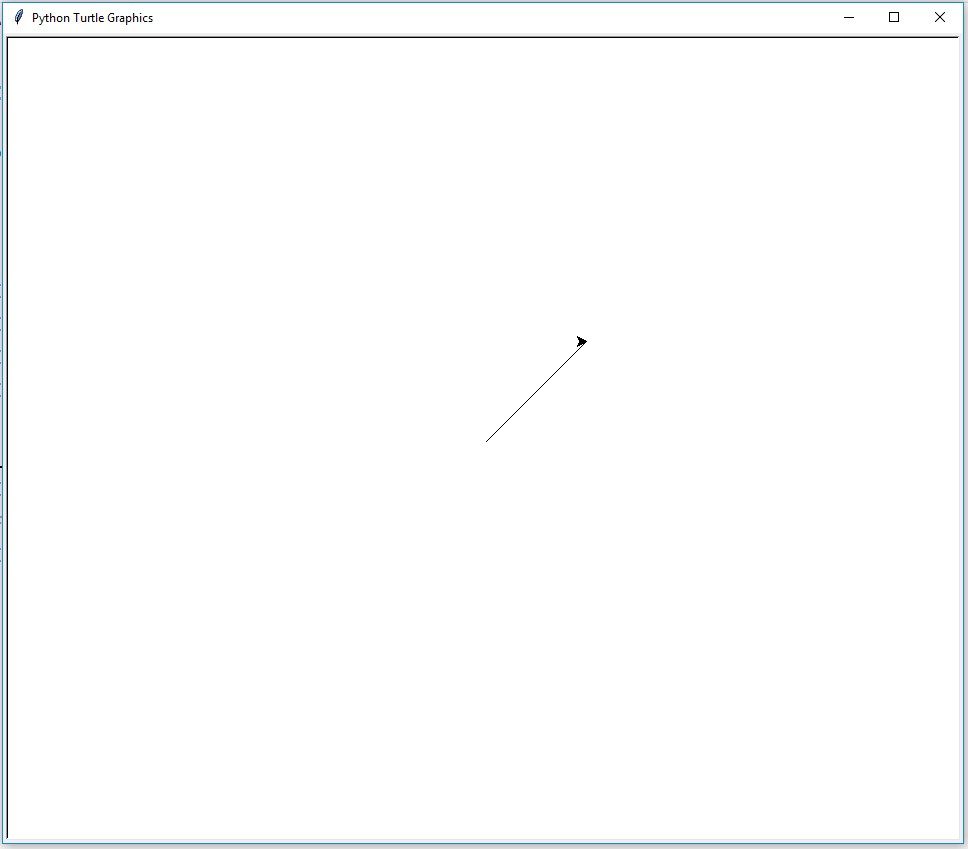

Here is the Python script that generated this plot:
import turtle

def trait(x1,y1,x2,y2):
    '''
    Paramètres
        x1, y1 : coordonnées du début du trait
        x2, y2 : coordonnées de la fin du trait
    Cette function dessine un trait entre les 2 points transmis en paramètres
    '''
    X1 = x1
    X2 = x2
    Y1 = y1 
    Y2 = y2
    
    turtle.penup()
    turtle.goto(X1,Y1)
    turtle.pendown()
    turtle.pencolor("black")
    turtle.goto(X2,Y2)
    turtle.penup()
    pass

if __name__ == '__main__':
    trait(0,0,100,100)
    # On ferme la fenêtre s'il y a un clique gauche
    turtle.exitonclick()
